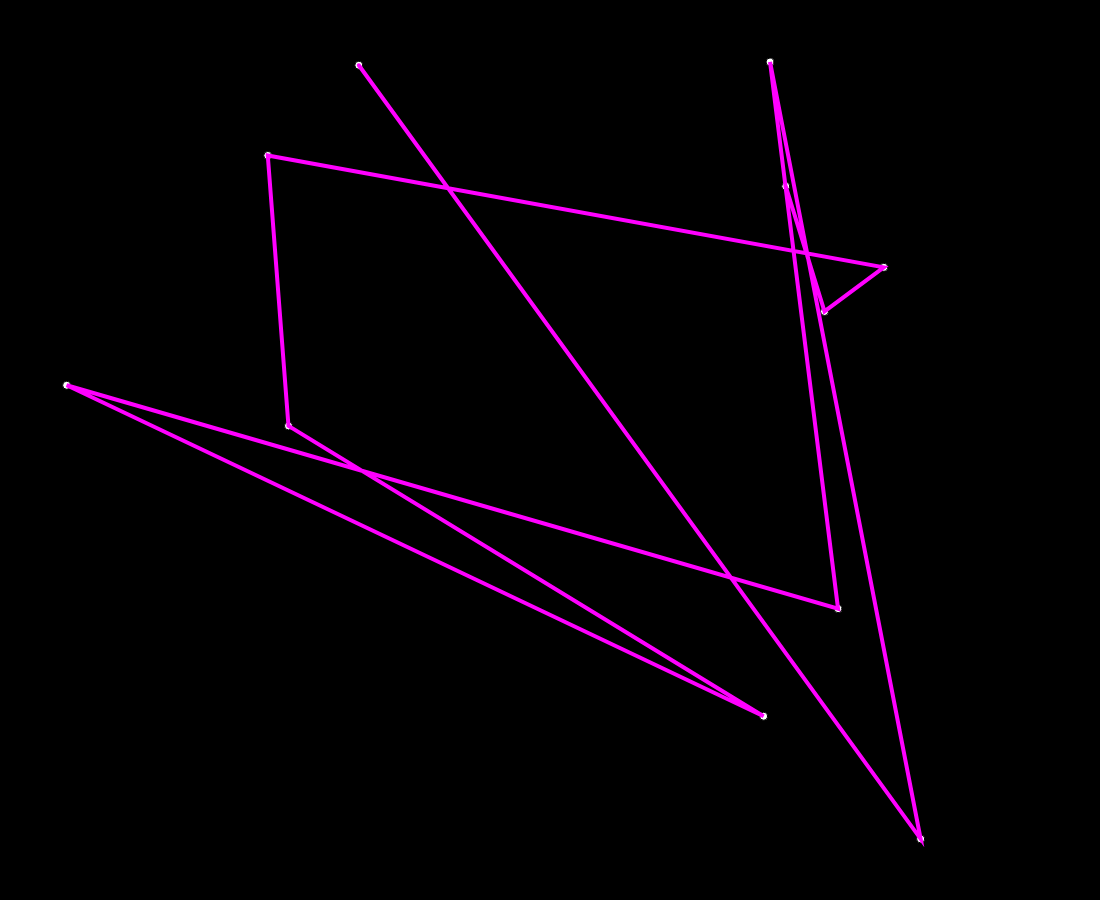
Frame 1 (no input)
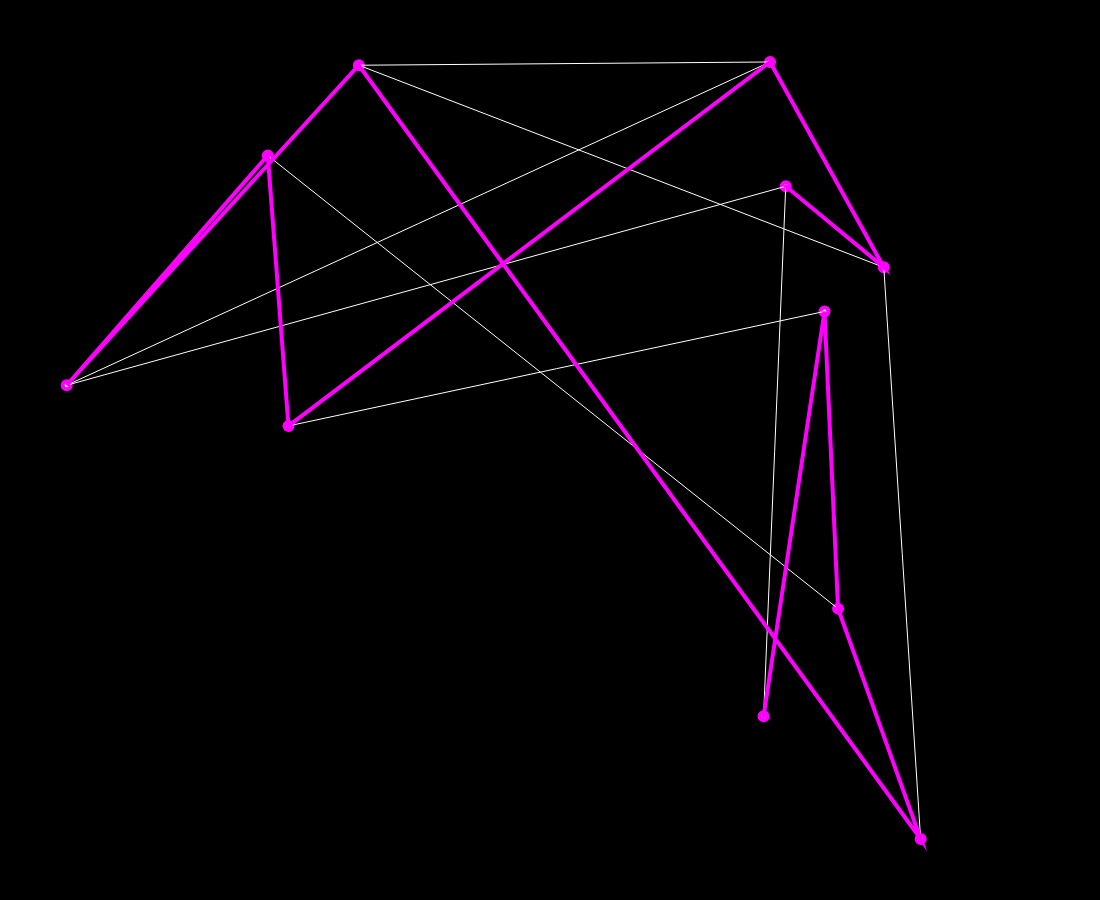
Frame 60 (no input)
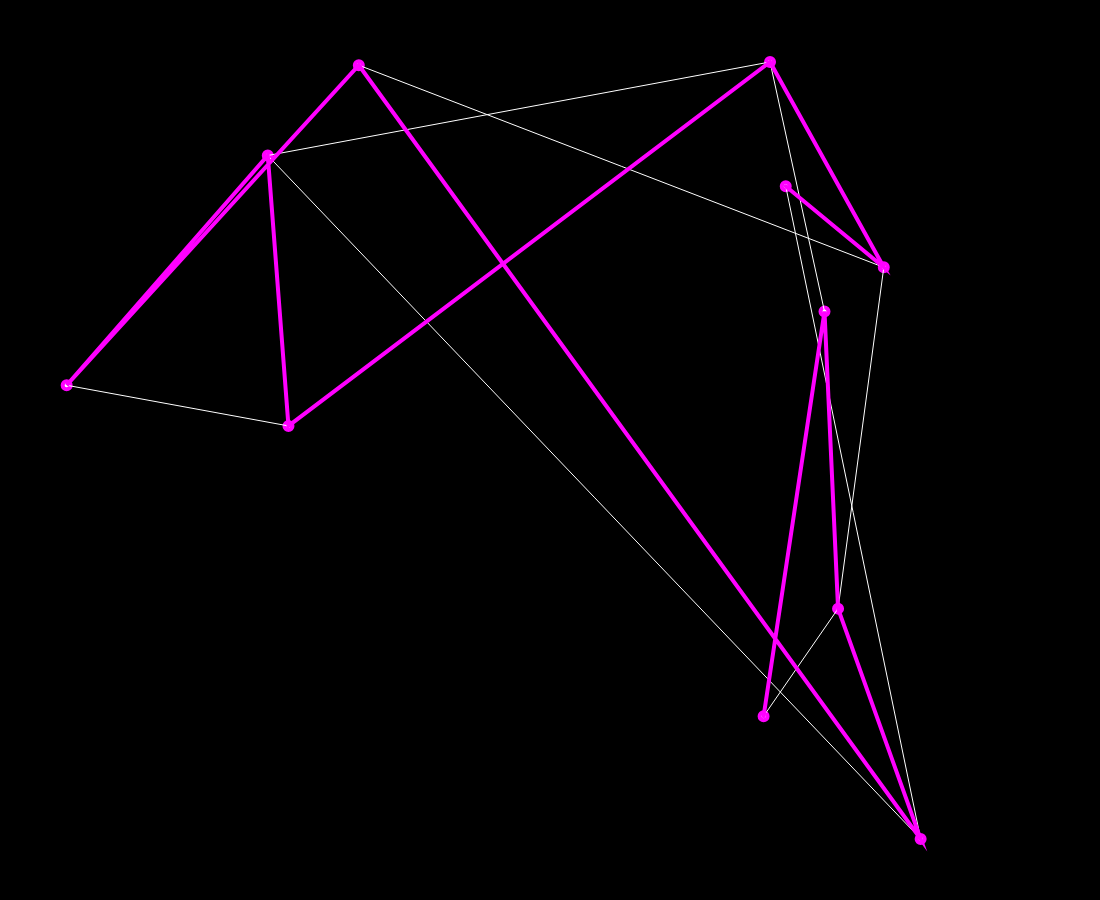
Frame 120 (the mouse pressed at the canvas centre since frame 60)

The p5.js sketch that drew these frames (run headless with seeded random() and noise() and a simulated clock; from frame 60 on, the mouse is pressed at the canvas centre):

// p5.js sketch
// ── sketch.js
const nodes = [];
const totalNodes = 11;

let recordDist = 0;
var bestEver;

function setup() {
  createCanvas(window.innerWidth - 100, window.innerHeight - 100);
  for (let i = 0; i < totalNodes; i++) {
    let v = createVector(random(width), random(height));
    nodes[i] = v;
  }

  let d = calcDist(nodes);
  recordDist = d;
  bestEver = nodes.slice();
  
}

function draw() {
  background(0);
  fill(255);
  for (let i = 0; i < nodes.length; i++) {
    ellipse(nodes[i].x, nodes[i].y, 8, 8);
  }

  stroke(255);
  strokeWeight(1);
  beginShape();
  noFill();
  for (let i = 0; i < nodes.length; i++) {
    vertex(nodes[i].x, nodes[i].y);
  }
  endShape();

  stroke(255, 0, 255);
  strokeWeight(4);
  beginShape();
  noFill();
  for (let i = 0; i < nodes.length; i++) {
    vertex(bestEver[i].x, bestEver[i].y);
  }
  endShape();

  let i = floor(random(nodes.length))
  let j = floor(random(nodes.length))
  swap(nodes, i, j)

  let d = calcDist(nodes);
  if (d < recordDist) {
    recordDist = d;
    bestEver = nodes.slice();
    console.log(recordDist)
  }
}

function swap(arr, i, j) {
  let temp = arr[i];
  arr[i] = arr[j];
  arr[j] = temp;
}

function calcDist(points) {
  let sum = 0;
  for (let i = 0; i < points.length-1; i++) {
    let d = dist(points[i].x, points[i].y, points[i+1].x, points[i+1].y);
    sum += d;
  }
  return sum;
}
